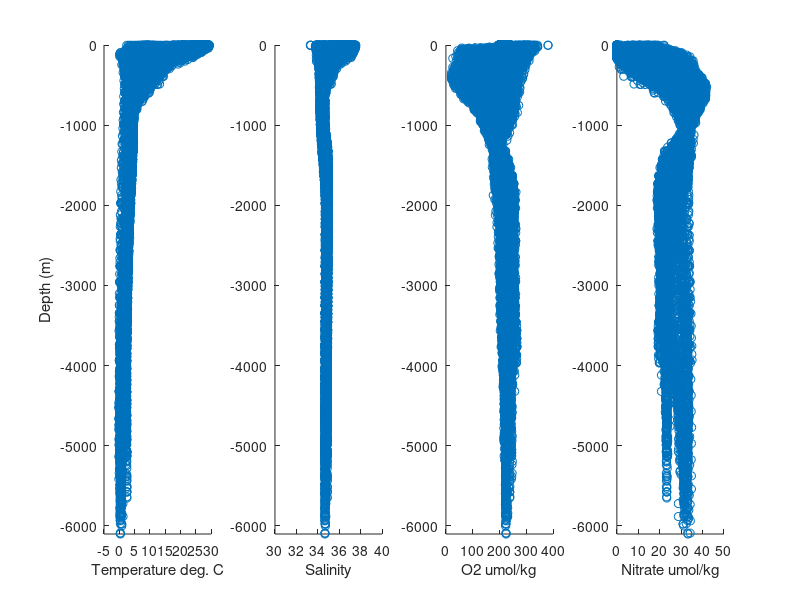

The MATLAB source for this figure: (Note: this script raises an error after producing the figure.)
% PS03_DMG.M in this problem set I demonstrate how to use PCA/FA on 
%a real environmental datset
%SYNTAX
%   [U sumry AR SR]=PCA2(DAT,NFLAG) is an m-function that provides eigenvectors, 
%	eigenvalues, their % total variance, their cumulative % variance, principle 
%	component loadings, and principle component scores of the data provided 
%	in the matrix DAT.
% INPUT:
%	DAT is an n x m data matrix
%	NFLAG = 0, do not standardize data
%	      = 1, standardize data
% OUTPUT:
%	U is the m x m eigenvector matrix
%	sumry is the m x 3 matrix containing eigenvalues, percent variance, and
%	      cumulative variance by column
%	AR are the factor loadings for each variable (m x m)
%	SR is the n x m matrix of factor scores by column
%
% Submitted 2025:02:23 A. Calhoun, Harvard

%Clear previous work
clc; clear; close all
%load data
load satl.dat
depth = -satl(:,3);

%Part A
%Visualize data with four subplots
figure(1)
% First subplot
ax1 = subplot(1, 4, 1); % 4 rows, 1 column, first plot
scatter(satl(:,4), depth, 'r.');
xlabel('Temperature deg. C');
ylabel('Depth (m)');
xlim([-5 30]); 
ylim([-6100,0]);
% Second subplot
ax2 = subplot(1, 4, 2); % Second plot
scatter(satl(:,5), depth, 'g.');
xlabel('Salinity');
xlim([30 40]); 
ylim([-6100,0]);
% Third subplot
ax3 = subplot(1, 4, 3); % Third plot
scatter(satl(:,6), depth, 'b.');
xlabel('O2 umol/kg');
xlim([0 400]); 
ylim([-6100,0]);
% Fourth subplot
ax4 = subplot(1, 4, 4); % Fourth plot
scatter(satl(:,8), depth, 'k.');
xlabel('Nitrate umol/kg');
xlim([0 50]); 
ylim([-6100,0]);
% Link y-axes of all subplots
linkaxes([ax1, ax2, ax3, ax4], 'y');
% Adjust spacing
sgtitle('Depth Profiles of SAVE Parameters');


%Separate data into two matrices
Xupp = satl(satl(:,3)<=1000,4:10);
Xlwr = satl(satl(:,3)>1000,4:10);


%suspect that there are at least two underlying factors that are responsible for the distribution of these variables: biogeochemical processes 
% (photosynthesis, respiration, etc.) and physical processes (precipitation, upwelling, etc.). Let's see if you can design a principal 
% component--factor analysis to elucidate these factors.
disp('Question 1:')
fprintf("The variables longitude, latitude, and depth should not be included\n" + ...
    "in the current PCA/FA analyses. The latitude and longitude data will be\n" + ...
    "utilized later to determine where the factors are. Depth will not be utilized\n" + ...
    "during the PCA/FA analysis because the purpose of these analyses are to identify patterns\n" + ...
    "in the data set among and between variables. Depth is collected at regular intervals\n" + ...
    "and does not demonstrate any other variation. We also know that depth is a primary control on\n" + ...
    "all of the parameters that will be included in the PCA, which is why we separate the data\n" + ...
    "into groups above and below 1000 m depth. If we included depth in the PCA, we would learn\n" + ...
    "that all variables have a relationship with depth, but we are tryign to distinguish other processes\n" + ...
    "that may be affecting the distribution of nutrients, temperature, and salinity, so we exclude depth.\n" + ...
    "when attempting to identify factors (ex. biogeochemical or physical) that are responsible for the\n" + ...
    "distribution of the measured geochemical/geophysical parameters.\n\n")

% %Discuss whether or not you think the data should be standardized; this 
% % decision will effect the results of the rest of the problem, so think about it.
disp('Question 2:')
fprintf("The data should be standardized since the measured variables are on different scales and\n" + ...
    "have no defined upper limit. Therefore, it is best to standardize data to preserve the relative\n" + ...
    "differences in variables down depth profiles. Normalization (mean centering) would not be sufficient,\n" + ...
    "so we center around the column mean and scale variables by their standard deviations to put all variables\n" + ...
    "on the same unitless scale. Otherwise differences in units or scale of variables would skew the results of the PCA.\n\n")



%Part B
% %b) Calculate the eigenvectors, eigenvalues, factor matrix, and factor scores 
% % of both Xupp and Xlwr with pca2.m. Have your m-file display only the 
% % eigenvectors, the eigenvalues summary table and the factor matrix (loadings).

%INPUT:
%	DAT is an n x m data matrix
%	NFLAG = 0, do not standardize data
%	      = 1, standardize data
% OUTPUT:
%	U is the m x m eigenvector matrix
%	sumry is the m x 3 matrix containing eigenvalues, percent variance, and
%	      cumulative variance by column
%	AR are the factor loadings for each variable (m x m)
%	SR is the n x m matrix of factor scores by column

[Uupp,sumryupp,ARupp,SRupp]=pca2(Xupp,1);
[Ulwr,sumrylwr,ARlwr,SRlwr]=pca2(Xlwr,1);
%[U lam] = eig(cov(X)) - Other option to get eigenvalues and eigenvectors
%See assignment for math for the manual way

disp('Above 1000 m Depth')
disp('Eigenvectors')
disp(Uupp)
disp('Eigenvalues, % Variance, and Cumulative Var by Column')
disp(sumryupp)
disp('Factor Loadings')
disp(ARupp)


disp('Below 1000 m Depth')
disp('Eigenvectors')
disp(Ulwr)
disp('Eigenvalues, % Variance, and Cumulative Var by Column')
disp(sumrylwr)
disp('Factor Loadings')
disp(ARlwr)


%Part C
%Calculate communalities of the factors by summing 
Arupp = ARupp(:,1:4);
Arlwr = ARlwr(:,1:4);
for i = 1:size(Arlwr,1)   % Iterate over rows
    commlwr(i,1) = sum(Arlwr(i,:).^2);  % Sum of squares for each row
end

for i = 1:size(Arupp,1)   % Iterate over rows
    commupp(i,1) = sum(Arupp(i,:).^2);  % Sum of squares for each row
end

Rhat = Arupp*Arupp';
comm3 = diag(Rhat);
disp('Communalities Above 1000 m')
disp(commlwr)
disp('Communalities Below 1000 m')
disp(commupp)

% %What do these values represent?
disp('Question 3:')
fprintf("The communlatities represent how well the retained factors represent the\n" + ...
    "total variance of the original data vectors. In other words they indicate how well\n" + ...
    "the factors that the model user chooses to keep can explain the variance of each data column\n" + ...
    "in this example, aiding in the selection of the appropriate number of factors in factor analysis.\n\n")



% %d) Here is where we "cross over the line" between PCA and factor analysis. 
% % Based on the loadings, magnitudes of the eigenvalues and the communalities, 
% % how many factors should be kept for Xupp and Xlwr? How much variance do 
% % they account for? What are their communalities?
% 
figure(2)
h1 = plot(sumryupp (:,2), 'b-'); % Data points
hold on 
h2 = plot(sumrylwr (:,2), 'r-'); % Data points
xlabel('PC')
ylabel('Percent Variance Explained')
set(gca, 'FontSize', 18, 'LineWidth', 2) 
grid on
title('Scree Plot PCA')
legend([h1, h2], {'Above 1000 m', 'Below 100 m'}, 'Location', 'best');

%Loadings, magnitudes of eigenvalues
disp('Question 4:')
fprintf("From the PCA/FA analysis, I believe that 3 or 4 factors should be kept for the data\n" + ...
    "above and below 1000 m depth, depending on the real-world implications of the data analysis.\n" + ...
    "If using this PCA/FA for a paper, I would include four factors and describe how some variables seem\n" + ...
    "to have independent behaviors that make inclusion of a fourth factor beneficial for explained variance.\n" + ...
    "The loadings of the different factors, as visualized in the output images, suggest that three\n" + ...
    "factors are likely sufficient to describe the variability in the data for both the shallow and deep\n" + ...
    "ocean data. Similarly, the eigenvalues of the factors suggest that three factors are sufficient, since\n" + ...
    "the third factors have eigenvalues of 0.89 and 1.00 for the shallow and deep data, respectively. The\n" + ...
    "eigenvalues of the fourth factors are 0.43 and 0.24, respectively, which are significantly below a common\n" + ...
    "benchmark of 1.0 as a cutoff for retaining factors. \n\nHowever, the communalities indicate that a fourth factor\n" + ...
    "may be included if we hope to maximize explanation of variance of all variables. Three factors explain 92%% and\n" + ...
    "96%% of the variance of the Xupp and Xlwr data, while four factors account for 98.3%% and 99.6%% of the variance of\n" + ...
    "the Xupp and Xlwr data. Four factors explain almost all of the variance in the original datasets, while three explain\n" + ...
    "over 90%% of the total variance, which may be sufficient for some analyses. The comparison of the communalities from\n" + ...
    "FA using 3 vs. 4 factors suggest that four factors may be better for more comprehensive interpretation.\n" + ...
    "The salinity in the Xupp dataset has a communality of 85%% with 3 factors,\n" + ...
    "which increases to 99.8%% after addition of the fourth factor. Therefore, if we care about interpreting the\n" + ...
    "behavior of this variable, we should retain four factors to be thorough, though three factors would likely\n" + ...
    "suffice for some purposes. Similarly, in the Xlwr data, the communaltities of the salinity and silica\n" + ...
    "are 88%% and 68%%, respectively. Upon addition of a fourth factor, these communalities increase to 95.8%% and 99.2%%, respectively.\n" + ...
    "Therefore, there is a stronger argument for adding the fourth factor to the analysis of the deeper data to capture the\n" + ...
    "behavior of silica in the deep ocean.")

%Above 1000 m depth
figure(3); clf 
subplot(1,2,1)
plot(1:7, 100*sumryupp(:,2), '-k')
set(gca, 'XLim', [1 7], 'XTick', 1:1:7, 'YLim', [0 100])
xlabel('PC'); ylabel('%')
title('% of Variance by Each PC')

subplot(1,2,2)
plot(1:7, cumsum(100*sumryupp(:,2)), '-k')
set(gca, 'XLim', [1 7], 'XTick', 1:1:7, 'YLim', [0 100])
xlabel('PC'); ylabel('%')
title('Cumulative % of Variance')
sgtitle('Scree Plot Above 1000 m', 'FontWeight', 'bold', 'FontSize', 18)

figure(4); clf 
plot(ARupp(:,1), '-ko', 'MarkerSize', 12); hold on 
plot(ARupp(:,2), '-k^', 'MarkerSize', 12); hold on 
plot(ARupp(:,3), '-kd', 'MarkerSize', 12); hold on
plot(ARupp(:,4), '-ks', 'MarkerSize', 12); hold on
plot(ARupp(:,5), '-k.', 'MarkerSize', 12); hold on
plot(ARupp(:,6), '-kx', 'MarkerSize', 12); hold on
plot(ARupp(:,7), '-kh', 'MarkerSize', 12);
ylabel('Factor loadings of each PC')
xlabeltext = {'Temp.'; 'Salinity'; 'Oxygen'; 'Phosphate'; 'Nitrate'; 'Nitrite'; 'Silica'};
set(gca, 'xtick', 1:7, 'xticklabel', xlabeltext)
legend('PC1', 'PC2', 'PC3', 'PC4', 'PC5', 'PC6', 'PC7')
title('Factor Loadings for each PC Above 1000 m')


%Below 1000 m depth
figure(5); clf 
subplot(1,2,1)
plot(1:7, 100*sumrylwr(:,2), '-k')
set(gca, 'XLim', [1 7], 'XTick', 1:1:7, 'YLim', [0 100])
xlabel('PC'); ylabel('%')
title('% of Variance by Each PC')

subplot(1,2,2)
plot(1:7, cumsum(100*sumrylwr(:,2)), '-k')
set(gca, 'XLim', [1 7], 'XTick', 1:1:7, 'YLim', [0 100])
xlabel('PC'); ylabel('%')
title('Cumulative % of Variance')
sgtitle('Scree Plot Below 1000 m', 'FontWeight', 'bold', 'FontSize', 18)

figure(6); clf 
plot(ARlwr(:,1), '-ko', 'MarkerSize', 12); hold on 
plot(ARlwr(:,2), '-k^', 'MarkerSize', 12); hold on 
plot(ARlwr(:,3), '-kd', 'MarkerSize', 12); hold on
plot(ARlwr(:,4), '-ks', 'MarkerSize', 12); hold on
plot(ARlwr(:,5), '-k.', 'MarkerSize', 12); hold on
plot(ARlwr(:,6), '-kx', 'MarkerSize', 12); hold on
plot(ARlwr(:,7), '-kh', 'MarkerSize', 12);
ylabel('Factor loadings of each PC')
xlabeltext = {'Temp.'; 'Salinity'; 'Oxygen'; 'Phosphate'; 'Nitrate'; 'Nitrite'; 'Silica'};
set(gca, 'xtick', 1:7, 'xticklabel', xlabeltext)
legend('PC1', 'PC2', 'PC3', 'PC4', 'PC5', 'PC6', 'PC7')
title('Factor Loadings for each PC Below 1000 m')